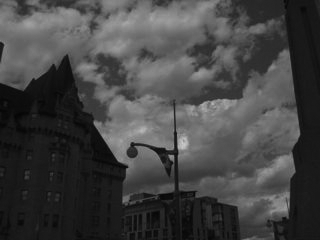
%> input picture dark.tif, 320 x 240 px
$ octave LinearlyStretchGrayScaleImage.m   (GNU Octave 9; MATLAB toolbox functions it lacks are replaced by stand-ins)
%> lines starting %> are read from the running program, lines starting %| are printed output that depends on the picture
% read image
im = imread('dark.tif');
%> im is the input picture: size 240x320 uint8; min 3, max 205, mean 67.8
%input image in matrix form
i = im(:,:,1);

temp = min(i);
%> temp = 320 values, max 40 at index 242, min 3 at index 120, mean 14.69
a = min(temp);
%> a = 3
temp = max(i);
%> temp = 320 values, max 205 at index 183, min 27 at index 311, mean 138.9
b = max(temp)-65;
%> b = 140

slope = 255/(b - a);
%> slope = 2
p0 = 20;

im2 = slope*(i-a) + p0;
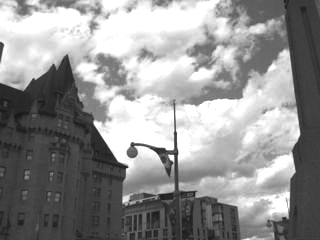
%> im2: size 240x320 uint8; min 20, max 255, mean 146.6

figure,imshow(im);
figure,imshow(im2);
figure,imhist(im);
%> after `imhist(im)`:
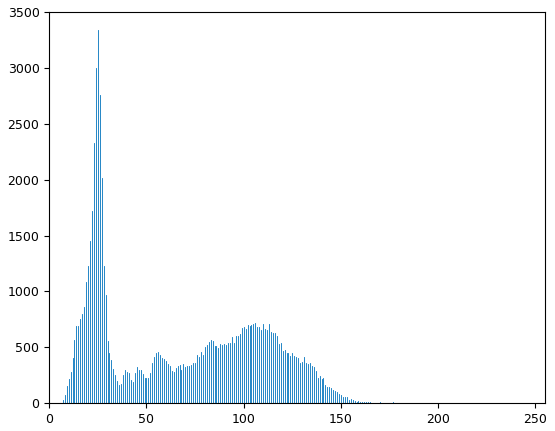
%> figure redrawn from the program's plot data; highest point at x = 25, y = 3337
figure,imhist(im2);
%> after `imhist(im2)`:
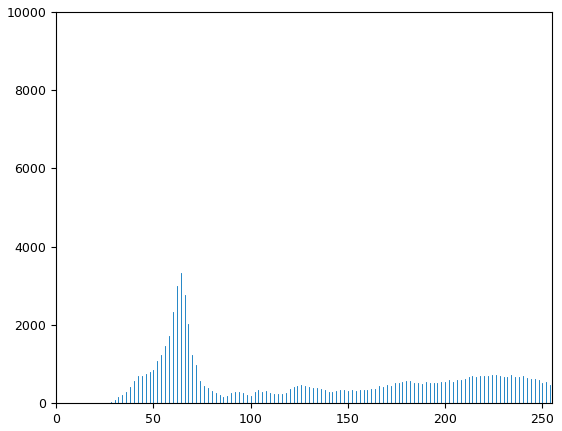
%> figure redrawn from the program's plot data; highest point at x = 255, y = 9138

$ run again, with bird.tif copied over dark.tif
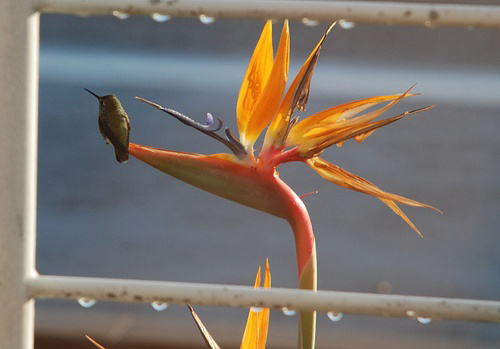
%> input picture bird.tif, 500 x 349 px
%> im is the input picture: size 349x500x3 uint8; mean R, G, B 123.9, 115.8, 109.6
%> `i = im(:,:,1);`:
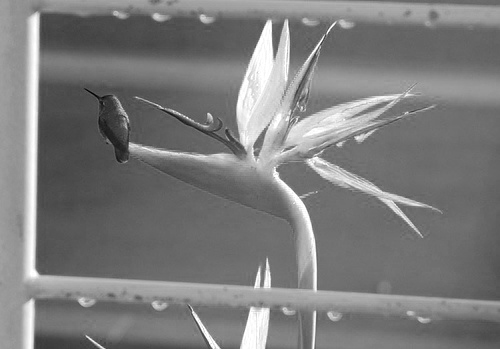
%> i: size 349x500 uint8; min 0, max 255, mean 123.9
%> `temp = min(i);`: temp = 500 values, max 150 at index 4, min 0 at index 88, mean 75.09
%> a = 0
%> `temp = max(i);`: temp = 500 values, max 255 at index 32, min 155 at index 17, mean 217.9
%> b = 190
%> slope = 1
%> `imhist(im2)`:
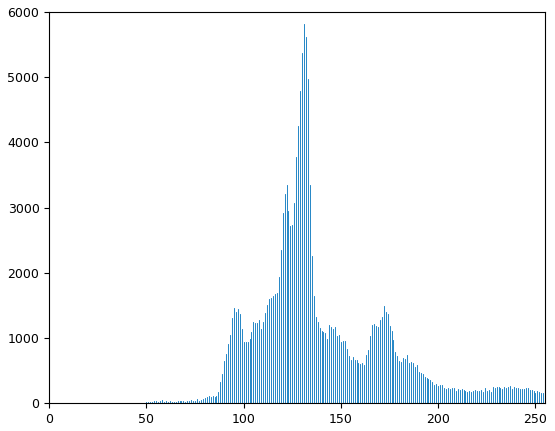
%> figure redrawn from the program's plot data; highest point at x = 131, y = 5815
